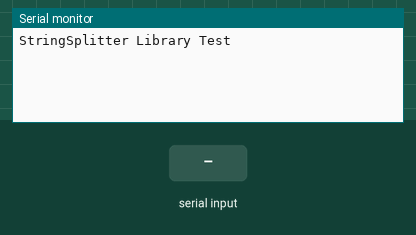
Simulated run of this sketch. Board: Arduino Uno, built with avr-gcc and run on an emulated ATmega328P. On the bench: the last lines printed to the serial monitor. Inputs (shaded band) come from the test bench.

Above: at 1.2 s.
1.3 s: "90,45,200\n" received over Serial
At 3.4 s:
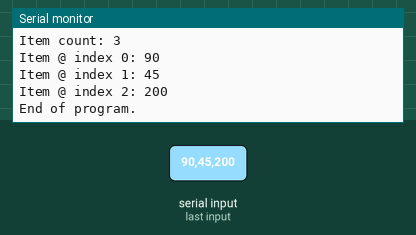
3.8 s: "90,45\n" received over Serial
At 5.2 s:
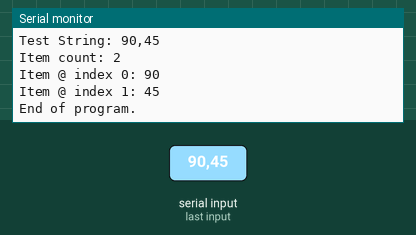
6.3 s: "5\n" received over Serial
At 8.2 s:
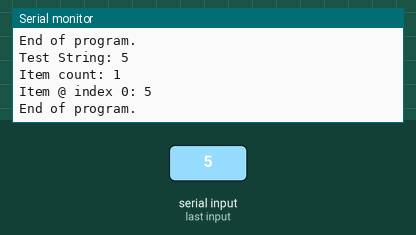
Timing chart, 0 to 9.7 s (numbered marks = the images above; inputs shaded):
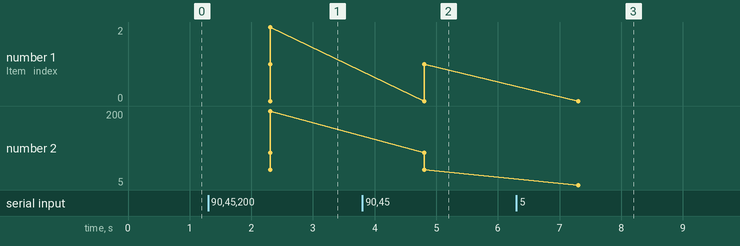

The sketch:

String_splitter.ino
```cpp
#include "StringSplitter.h"
#include <ThingSpeak.h>


void setup() {
  Serial.begin(115200);
  Serial.println(F("StringSplitter Library Test"));


}
void loop() {
  // put your main code here, to run repeatedly:
  while(Serial.available()) {
String strTest = Serial.readString();
  Serial.println("Test String: " + strTest);

  StringSplitter *splitter = new StringSplitter(strTest, ',' , 10);  // new StringSplitter(string_to_split, delimiter, limit)
  int itemCount = splitter->getItemCount();
  Serial.println("Item count: " + String(itemCount));

  for(int i = 0; i < itemCount; i++){
    String item = splitter->getItemAtIndex(i);
    item.toFloat();
    Serial.println("Item @ index " + String(i) + ": " + item);

  }

  Serial.println(F("End of program."));
  //Serial.end();
}

}
```

Measured:
- after the input at 1.3 s, the serial monitor: prints a new line after 1.0 s (image 1)
- after the input at 3.8 s, the serial monitor: prints a new line after 1.0 s (image 2)
- after the input at 6.3 s, the serial monitor: prints a new line after 1.0 s (image 3)
- plotted number 2: 45 → 5 after the input at 6.3 s
